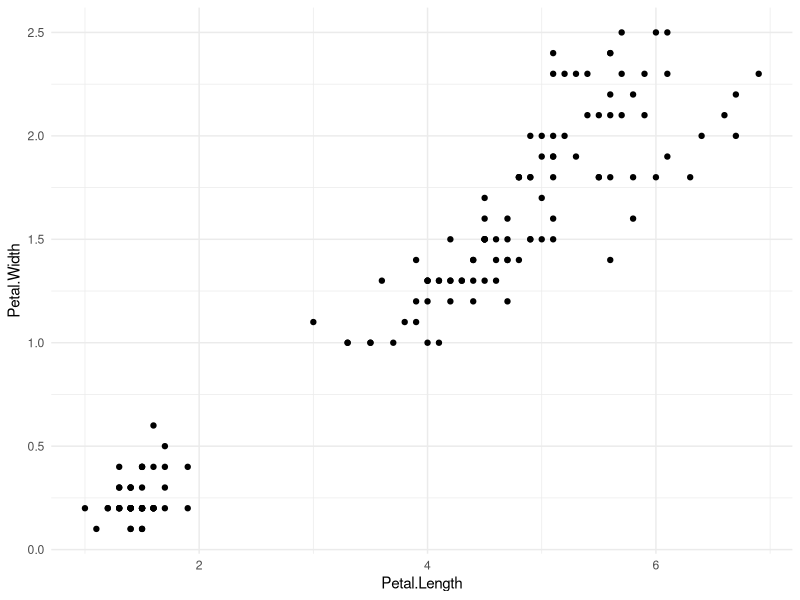

Generate this figure with R:
library(ggplot2)

data(iris)

ggplot(data = iris, aes(x = Petal.Length, y = Petal.Width)) +
  geom_point() +
  theme_minimal()

# coeficiente de correlação
cor(iris$Petal.Length,iris$Petal.Width)

# matriz de correlação
cor(iris[,-5])

setosa <- iris[iris$Species == "setosa",]
cor(setosa$Petal.Length,setosa$Petal.Width)
